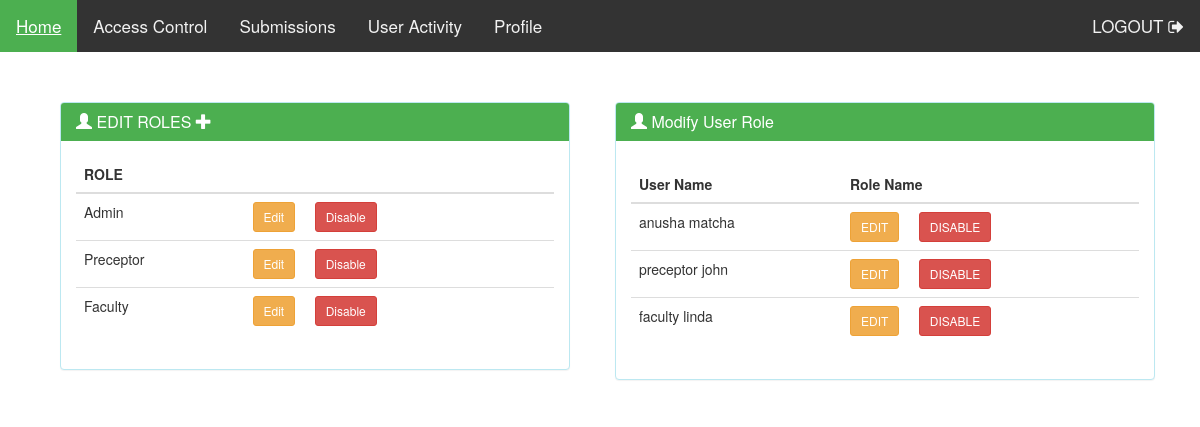
The app's page /accessCtrl.php (signed in), older data.
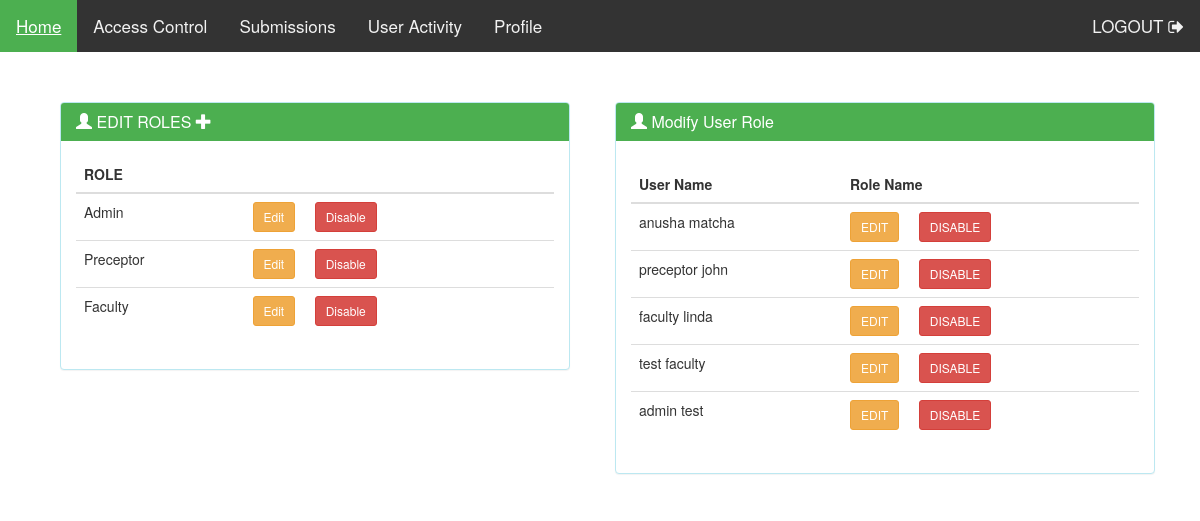
The same page, newer data.
### tables this page shows
CREATE TABLE IF NOT EXISTS `pmp_role` (
  `role_id` int(10) NOT NULL,
  `r_name` varchar(255) NOT NULL,
  `role_status` varchar(1) NOT NULL,
  `role_time_stamp` timestamp NOT NULL DEFAULT CURRENT_TIMESTAMP ON UPDATE CURRENT_TIMESTAMP
);

CREATE TABLE IF NOT EXISTS `users` (
  `id` int(11) NOT NULL,
  `username` varchar(15) NOT NULL,
  `fname` varchar(30) NOT NULL,
  `lname` varchar(30) NOT NULL,
  `password` varchar(255) NOT NULL,
  `phnum` bigint(10) NOT NULL,
  `email` varchar(50) NOT NULL,
  `age` int(3) NOT NULL,
  `gender` varchar(1) NOT NULL,
  `org` varchar(50) NOT NULL,
  `role` varchar(30) NOT NULL,
  `addr1` varchar(255) NOT NULL,
  `addr2` varchar(255) NOT NULL,
  `city` varchar(255) NOT NULL,
  `state` varchar(30) NOT NULL,
  `zip` int(5) NOT NULL,
  `timestamp` timestamp NOT NULL DEFAULT CURRENT_TIMESTAMP,
  `quiz_status` int(11) NOT NULL
);

### accessCtrl.php (the view, shortened to what this page needs)
<?php
require("./connect.php");
?>
<!doctype html>
<html lang="en">
<head>
  <link rel="stylesheet" href="https://maxcdn.bootstrapcdn.com/bootstrap/3.4.0/css/bootstrap.min.css">
   <link rel="stylesheet" href="https://cdnjs.cloudflare.com/ajax/libs/font-awesome/4.7.0/css/font-awesome.min.css">
  <link rel="stylesheet" href="https://cdnjs.cloudflare.com/ajax/libs/qtip2/3.0.3/jquery.qtip.min.css">
  <link rel="stylesheet" type="text/css" href="https://cdn.datatables.net/1.10.19/css/dataTables.bootstrap4.min.css" />
  <link rel="stylesheet" href="./cssstyles/style.css" />
</head>
<body>
<?php
    require("./navigationbar.php");
?>
<div class="container">
    <div class="col-sm-6" style="margin-top:50px;">
      <div class="align-center teal_heading col-sm-12" id="registrasend_invite_form">
          <div id="panelEditRole" class="panel-group paddingTop">
            <div class="panel panel-info">
              <div class="panel-heading box-heading">
                <h5 class="panel-title">
                  <span class="glyphicon glyphicon-user "> </span> EDIT ROLES
                  <span id="pdrid"></span><span type="button" data-toggle="modal" data-target="#myModal" class="glyphicon glyphicon-plus floatRight pointer_hover"> </span> </h5>
              </div>
              <div class="panel-body">
              <table id="existing_role_table" class="table table-hover" style="width:100%">
                  <thead>
                    <tr class="">
                      <th>ROLE</th><th></th>
                    </tr>
                  </thead>
                  <tbody>
                        <?php
                     $sql1 = "SELECT * FROM pmp_role";
                     $sql1_result = $conn->query($sql1);
                      if ($sql1_result == TRUE){
                          while ($row = $sql1_result->fetch_assoc()) {
                            if($row["role_status"] == 1){
                            echo '<tr><td>'.$row["r_name"].'</td><td><button href="#" class="btn-warning btn-sm btn editRole" id="'.$row["role_id"].'" name="'.$row["r_name"].'">Edit</button> &nbsp &nbsp <button onclick="disableRole('.$row["role_id"].')" class="btn btn-danger btn-sm " id="disableRole"> Disable</button> </td></tr>' ;
                          }
                        }
                      }
                        ?>
                  </tbody>
                </table>
              </div>
            </div>
          </div>
        </div>
      </div>
  <div class="col-sm-6" style="margin-top:50px;">
      <div id="panelUserMaintenance" class="panel-group paddingTop">
        <div class="panel panel-info">
          <div class="panel-heading box-heading">
          <h2 class="panel-title">
            <span class="glyphicon glyphicon-user "> </span> Modify User Role
          </h2>
         </div>
            <div class="panel-body">
            <form class="form_properties text-align" method="post">
        <table id="pmpUserMaintTable" class="table table-hover"       style="margin-top:10px;text-align: center;">
          <thead>
            <tr >
            <th>User Name</th>
            <th>Role Name</th>
            </tr>
          </thead>
          <tbody>
              <?php
                  $sql1="SELECT * from users";
                  $sql1_result = $conn->query($sql1);
                  if ($sql1_result == TRUE){
                      while ($row = $sql1_result->fetch_assoc()) {
                        echo '<tr><td style="text-align: left;">'.$row["fname"].' '.$row["lname"].'</td><td style="text-align: left;"> <button class="btn-warning btn-sm btn" id="'.$row["id"].'" name="'.$row["role"].'">EDIT</button> &nbsp &nbsp <button href="#" class="btn-danger btn-sm btn " id="delUserName" name="'.$row["role"].'"> DISABLE        </button></td></tr>' ;
                      }
                    }
              ?>
           </tbody>
        </table>
                          </form>
                  </div>
                </div>
          </div>
        </div>
</div>
</html>
</body>

Row changes from the older to the newer data that the page shows:
added users: fname "test", lname "faculty"
added users: fname "admin", lname "test"
